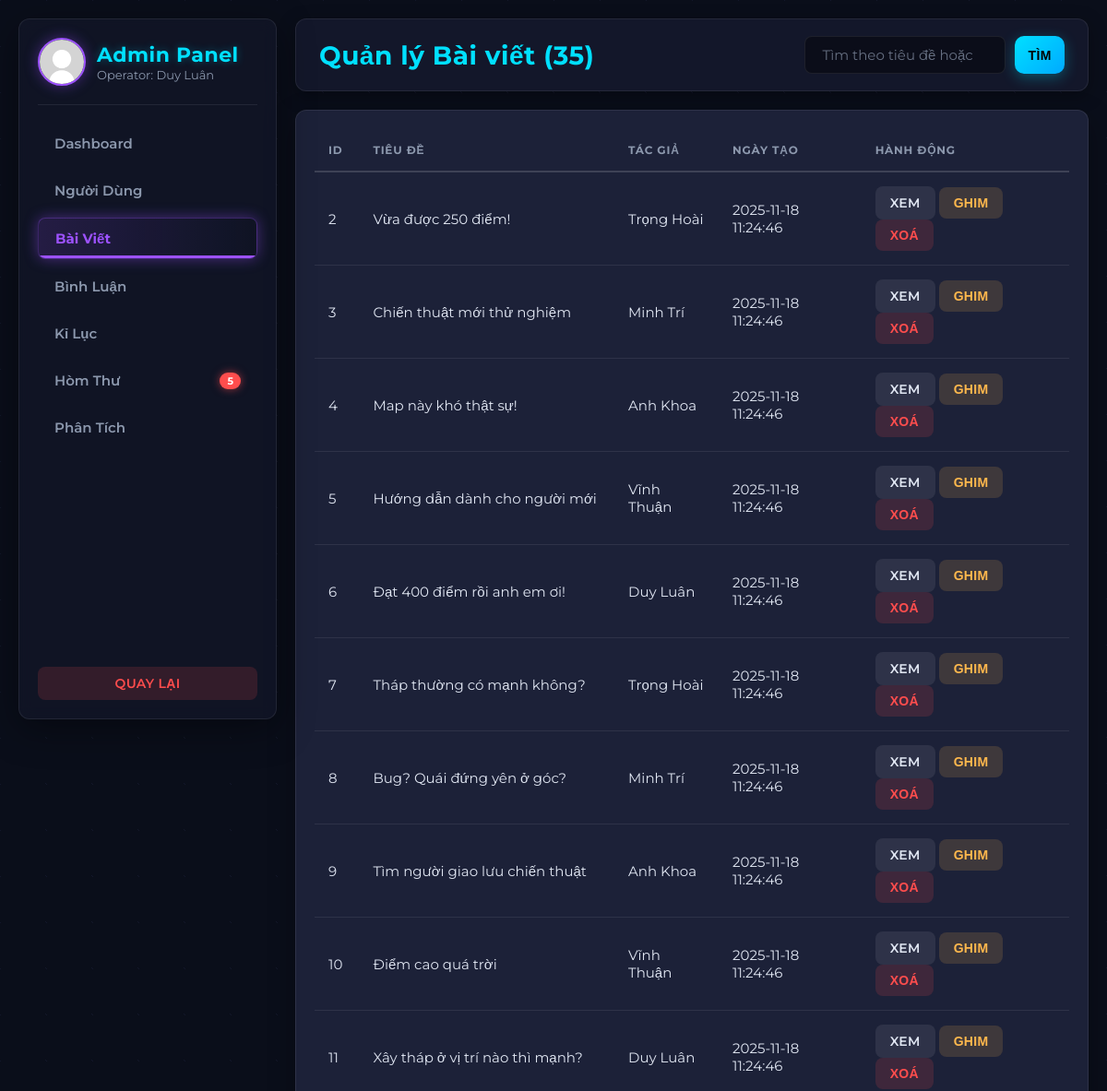
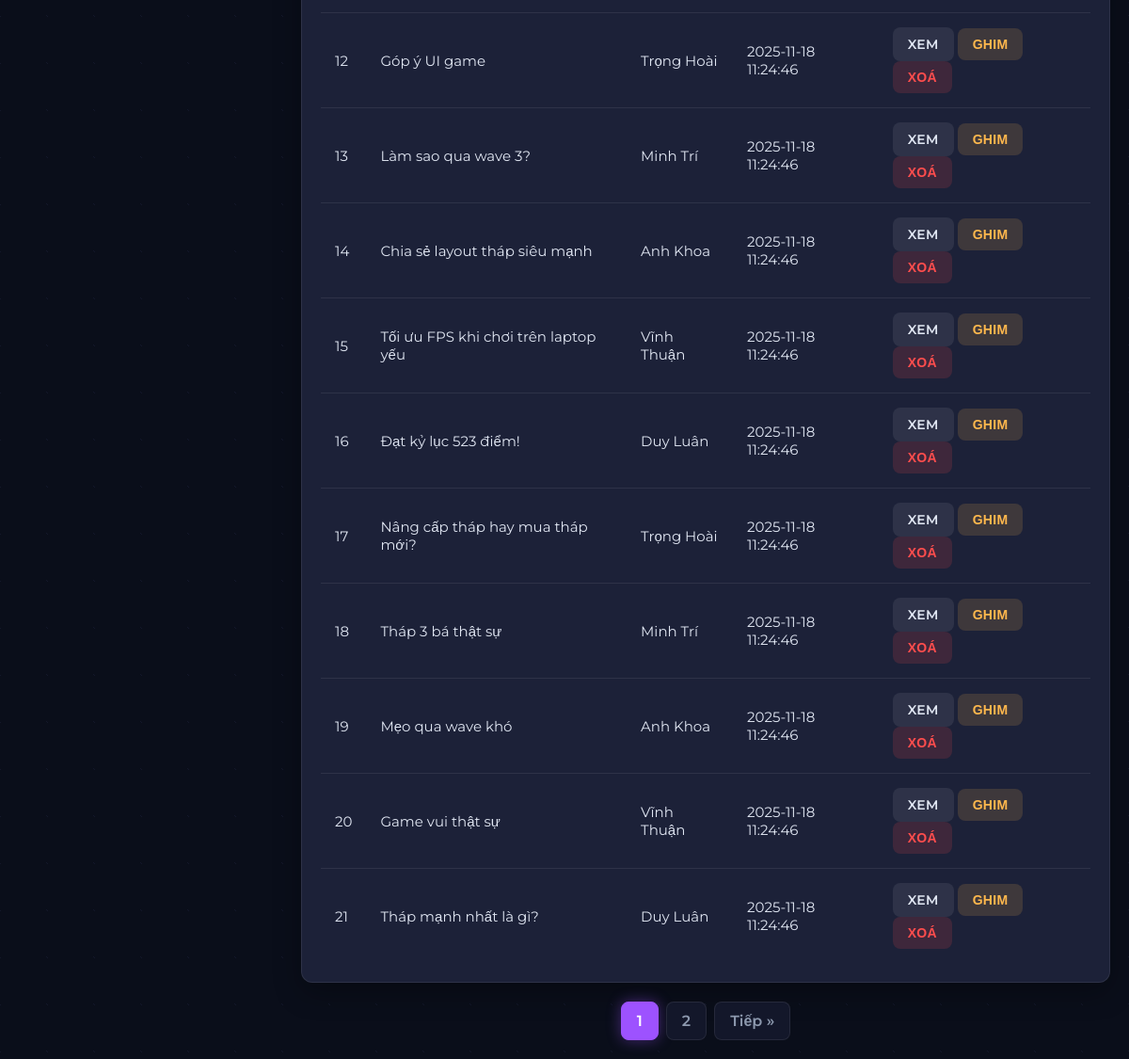
The app's page /admin/admin_posts.php (signed in) with its own data (2 pictures, top to bottom).
### tables this page shows
CREATE TABLE IF NOT EXISTS posts (
  id INT AUTO_INCREMENT PRIMARY KEY,
  user_id INT NOT NULL,
  title VARCHAR(200) NOT NULL,
  content TEXT,
  screenshot_url VARCHAR(255),
  featured TINYINT(1) NOT NULL DEFAULT 0,
  created_at TIMESTAMP DEFAULT CURRENT_TIMESTAMP,
  FOREIGN KEY (user_id) REFERENCES users(id) ON DELETE CASCADE
);

CREATE TABLE IF NOT EXISTS users (
  id INT AUTO_INCREMENT PRIMARY KEY,
  name VARCHAR(100),
  email VARCHAR(100) UNIQUE,
  password VARCHAR(255),
  avatar VARCHAR(255) DEFAULT 'uploads/avatar/default.png',
  secret_code VARCHAR(255) NOT NULL,
  bio VARCHAR(255) NULL DEFAULT NULL,
  created_at DATETIME DEFAULT CURRENT_TIMESTAMP,
  last_activity DATETIME NULL,
  role VARCHAR(20) NOT NULL DEFAULT 'user',
  last_login DATETIME NULL,
  is_locked TINYINT(1) NOT NULL DEFAULT 0
);

### admin/admin_posts.php (the view, shortened to what this page needs)
<?php
require_once __DIR__ . '/admin_header.php';
$limit = 20;
$page = max(1, intval($_GET['page'] ?? 1));
$offset = ($page - 1) * $limit;
$search = trim($_GET['search'] ?? '');
$whereSql = "";
$sqlCount = "SELECT COUNT(*)
             FROM posts p
             LEFT JOIN users u ON u.id = p.user_id
             $whereSql";
$stmt = $conn->prepare($sqlCount);
$stmt->execute();
$stmt->bind_result($total);
$totalPages = max(1, ceil($total / $limit));
$sql = "SELECT p.id, p.title, p.user_id, p.created_at, p.featured, u.name
        FROM posts p
        LEFT JOIN users u ON u.id = p.user_id
        $whereSql
        ORDER BY p.featured DESC, p.created_at DESC
        LIMIT $limit OFFSET $offset";
$stmt = $conn->prepare($sql);
$stmt->execute();
$res = $stmt->get_result();
?>
<div class="header">
    <h1 style="margin:0">Quản lý Bài viết (<?= $total ?>)</h1>
    <form class="searchbar" method="get" style="margin:0;">
        <input type="search" name="search" placeholder="Tìm theo tiêu đề hoặc tác giả..."
               value="<?= htmlspecialchars($search) ?>">
        <button type="submit" class="btn-neutral" style="border-radius:10px; padding: 10px 14px; border:0; cursor:pointer;">Tìm</button>
    </form>
</div>
<section class="table-wrap">
    <table class="table">
        <thead>
            <tr>
                <th>ID</th>
                <th>Tiêu đề</th>
                <th>Tác giả</th>
                <th>Ngày tạo</th>
                <th>Hành động</th>
            </tr>
        </thead>
        <tbody>
            <?php if ($res->num_rows > 0): ?>
                <?php while ($r = $res->fetch_assoc()): ?>
                <tr <?php if ($r['featured'] == 1) echo 'style="background: rgba(245, 158, 11, 0.1);"';  ?> >
                    <td><?= htmlspecialchars($r['id']) ?></td>
                    <td>
                        <?= htmlspecialchars($r['title']) ?>
                    </td>
                    <td><?= htmlspecialchars($r['name']) ?></td>
                    <td style="color:var(--muted)"><?= htmlspecialchars($r['created_at']) ?></td>
                    <td>
                        <form method="post" style="display:inline">
                            <a class="btn-neutral" name="action" href="../forum_view.php?id=<?= urlencode($r['id']) ?>">
                                XEM
                            </a>
                            <?php if ($r['featured'] == 0): ?>
                                <button class="btn-warning" name="action" value="feature" title="Ghim lên đầu trang">GHIM</button>
                            <?php else: ?>
                                <button class="btn-neutral" name="action" value="unfeature" title="Bỏ ghim">BỎ GHIM</button>
                            <?php endif; ?>
                            <button class="btn-danger" name="action" value="delete" onclick="return confirm('Xác nhận xoá bài viết này?')" >Xoá</button>
                        </form>
                    </td>
                </tr>
                <?php endwhile; ?>
            <?php endif; ?>
        </tbody>
    </table>
</section>
<div class="pagination">
    <?php for ($i = 1; $i <= $totalPages; $i++): ?>
        <?php if ($i == $page): ?>
            <span class="current"><?= $i ?></span>
        <?php else: ?>
            <a href="?page=<?= $i ?>&search=<?= urlencode($search) ?>"><?= $i ?></a>
        <?php endif; ?>
    <?php endfor; ?>
    <?php if ($page < $totalPages): ?>
        <a href="?page=<?= $page+1 ?>&search=<?= urlencode($search) ?>">Tiếp »</a>
    <?php endif; ?>
</div>
<?php
require_once __DIR__ . '/admin_footer.php';
?>

### admin/admin_header.php (style rules this page uses)
:root { --bg-body: #0a0e1a; --bg-panel: #13172a; --bg-card: #1c2138; --primary: #9d52ff; --primary-glow: rgba(157, 82, 255, 0.4); --secondary: #00e0ff; --secondary-glow: rgba(0, 224, 255, 0.3); --text-main: #e0e6f2; --text-muted: #8c98ad; --border-subtle: rgba(255, 255, 255, 0.08); --border-strong: rgba(255, 255, 255, 0.15); --danger: #ff4d4d; --warning: #ffb84d; --success: #4dff9c; --gap: 20px; --radius-soft: 8px; --radius-medium: 12px; }
* { box-sizing:border-box; }
body { margin:0; font-family: 'Montserrat', sans-serif; background-color: var(--bg-body); background-image: radial-gradient(circle at top left, var(--bg-panel) 1px, transparent 1px), radial-gradient(circle at bottom right, var(--bg-panel) 1px, transparent 1px), linear-gradient(rgba(10, 14, 26, 0.8), rgba(10, 14, 26, 0.8)); background-size: 50px 50px, 50px 50px, 100% 100%; color: var(--text-main); min-height: 100vh; }
h1, h2, h3 { font-weight: 700; letter-spacing: 0.5px; color: var(--text-main); }
.header { display:flex; justify-content:space-between; align-items:center; margin-bottom: var(--gap); background: var(--bg-panel); padding: 18px 25px; border-radius: var(--radius-medium); border: 1px solid var(--border-subtle); box-shadow: 0 5px 20px rgba(0,0,0,0.3); }
.header h1 { font-size: 28px; margin: 0; color: var(--secondary); }
.header form { display: flex; gap: 10px; }
.header input, .searchbar input, .search input { padding:10px 18px; border-radius: var(--radius-soft); border:1px solid var(--border-subtle); background: rgba(0,0,0,0.4); color: var(--text-main); outline: none; transition: border-color 0.3s, box-shadow 0.3s; font-family: 'Montserrat', sans-serif; font-size: 15px; }
.header input::placeholder { color: var(--text-muted); opacity: 0.7; }
.header button { background: linear-gradient(135deg, var(--secondary) 0%, #00aaff 100%); color: #000; border: none; padding: 10px 22px; border-radius: var(--radius-soft); cursor: pointer; font-weight: 700; text-transform: uppercase; letter-spacing: 0.5px; box-shadow: 0 4px 15px rgba(0, 224, 255, 0.3); transition: all 0.3s ease; }
.table-wrap { background: var(--bg-card); padding: var(--gap); border-radius: var(--radius-medium); border: 1px solid var(--border-subtle); box-shadow: 0 10px 30px rgba(0,0,0,0.3); }
.table { width:100%; border-collapse:collapse; color: var(--text-main); font-size:15px; }
.table th { text-align:left; padding:15px; color: var(--text-muted); text-transform: uppercase; font-size: 12px; letter-spacing: 0.8px; border-bottom: 2px solid var(--border-strong); }
.table td { padding:15px; border-bottom: 1px solid var(--border-subtle); vertical-align:middle; }
.table tr:last-child td { border-bottom: none; }
.actions button, .btn-danger, .btn-warning, .btn-neutral { border: 1px solid transparent; padding: 8px 15px; border-radius: var(--radius-soft); cursor:pointer; font-weight: 600; transition: all 0.2s ease-in-out; text-decoration: none; display: inline-block; font-size: 14px; text-transform: uppercase; letter-spacing: 0.3px; }
.btn-danger { background: rgba(255, 77, 77, 0.15); color: var(--danger); }
.btn-warning { background: rgba(255, 184, 77, 0.15); color: var(--warning); }
.btn-neutral { background: rgba(255,255,255,0.08); color: var(--text-main); }
.pagination { text-align: center; margin-top: var(--gap); display: flex; justify-content: center; gap: 8px; }
.pagination a, .pagination span { display: inline-block; padding: 10px 16px; border: 1px solid var(--border-subtle); color: var(--text-muted); text-decoration: none; background: var(--bg-panel); border-radius: var(--radius-soft); font-weight: 600; transition: all 0.2s; }
.pagination span.current { background: var(--primary); color: white; border-color: var(--primary); box-shadow: 0 0 15px var(--primary-glow); }

### records on screen
posts: id "2", title "Vừa được 250 điểm!", user.name "Trọng Hoài", created_at "2025-11-18 11:24:46", featured "GHIM"
posts: id "3", title "Chiến thuật mới thử nghiệm", user.name "Minh Trí", created_at "2025-11-18 11:24:46", featured "GHIM"
posts: id "4", title "Map này khó thật sự!", user.name "Anh Khoa", created_at "2025-11-18 11:24:46", featured "GHIM"
posts: id "5", title "Hướng dẫn dành cho người mới", user.name "Vĩnh Thuận", created_at "2025-11-18 11:24:46", featured "GHIM"
posts: id "6", title "Đạt 400 điểm rồi anh em ơi!", user.name "Duy Luân", created_at "2025-11-18 11:24:46", featured "GHIM"
posts: id "7", title "Tháp thường có mạnh không?", user.name "Trọng Hoài", created_at "2025-11-18 11:24:46", featured "GHIM"
posts: id "8", title "Bug? Quái đứng yên ở góc?", user.name "Minh Trí", created_at "2025-11-18 11:24:46", featured "GHIM"
posts: id "9", title "Tìm người giao lưu chiến thuật", user.name "Anh Khoa", created_at "2025-11-18 11:24:46", featured "GHIM"
posts: id "10", title "Điểm cao quá trời", user.name "Vĩnh Thuận", created_at "2025-11-18 11:24:46", featured "GHIM"
posts: id "11", title "Xây tháp ở vị trí nào thì mạnh?", user.name "Duy Luân", created_at "2025-11-18 11:24:46", featured "GHIM"
posts: id "12", title "Góp ý UI game", user.name "Trọng Hoài", created_at "2025-11-18 11:24:46", featured "GHIM"
posts: id "13", title "Làm sao qua wave 3?", user.name "Minh Trí", created_at "2025-11-18 11:24:46", featured "GHIM"
posts: id "14", title "Chia sẻ layout tháp siêu mạnh", user.name "Anh Khoa", created_at "2025-11-18 11:24:46", featured "GHIM"
posts: id "15", title "Tối ưu FPS khi chơi trên laptop yếu", user.name "Vĩnh Thuận", created_at "2025-11-18 11:24:46", featured "GHIM"
posts: id "16", title "Đạt kỷ lục 523 điểm!", user.name "Duy Luân", created_at "2025-11-18 11:24:46", featured "GHIM"
posts: id "17", title "Nâng cấp tháp hay mua tháp mới?", user.name "Trọng Hoài", created_at "2025-11-18 11:24:46", featured "GHIM"
posts: id "18", title "Tháp 3 bá thật sự", user.name "Minh Trí", created_at "2025-11-18 11:24:46", featured "GHIM"
posts: id "19", title "Mẹo qua wave khó", user.name "Anh Khoa", created_at "2025-11-18 11:24:46", featured "GHIM"
posts: id "20", title "Game vui thật sự", user.name "Vĩnh Thuận", created_at "2025-11-18 11:24:46", featured "GHIM"
posts: id "21", title "Tháp mạnh nhất là gì?", user.name "Duy Luân", created_at "2025-11-18 11:24:46", featured "GHIM"

### other values on screen
$_SESSION['user']['name'] "Duy Luân"
$unreadCount "5"
$total "35"
